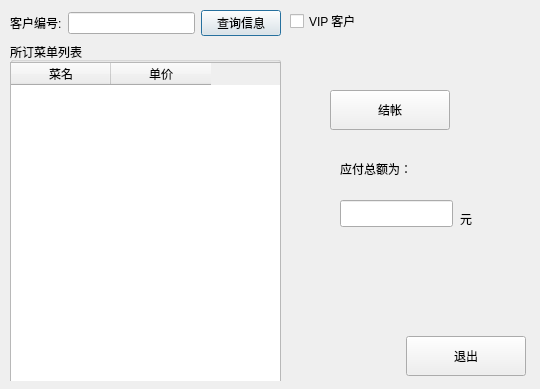
<?xml version="1.0" encoding="UTF-8"?>
<ui version="4.0">
 <class>dlgcount</class>
 <widget class="QDialog" name="dlgcount">
  <property name="geometry">
   <rect>
    <x>0</x>
    <y>0</y>
    <width>540</width>
    <height>389</height>
   </rect>
  </property>
  <property name="windowTitle">
   <string>Dialog</string>
  </property>
  <widget class="QCheckBox" name="cbVip">
   <property name="geometry">
    <rect>
     <x>290</x>
     <y>10</y>
     <width>97</width>
     <height>22</height>
    </rect>
   </property>
   <property name="text">
    <string>VIP 客户</string>
   </property>
  </widget>
  <widget class="QWidget" name="layoutWidget">
   <property name="geometry">
    <rect>
     <x>10</x>
     <y>10</y>
     <width>271</width>
     <height>371</height>
    </rect>
   </property>
   <layout class="QGridLayout" name="gridLayout">
    <item row="0" column="0">
     <widget class="QLabel" name="label">
      <property name="text">
       <string>客户编号:</string>
      </property>
     </widget>
    </item>
    <item row="0" column="1">
     <widget class="QLineEdit" name="leClientID"/>
    </item>
    <item row="0" column="2">
     <widget class="QPushButton" name="pbSearchInfo">
      <property name="text">
       <string>查询信息</string>
      </property>
     </widget>
    </item>
    <item row="1" column="0" colspan="3">
     <widget class="QGroupBox" name="groupBox">
      <property name="title">
       <string>所订菜单列表</string>
      </property>
      <widget class="QTableWidget" name="twList">
       <property name="geometry">
        <rect>
         <x>0</x>
         <y>20</y>
         <width>271</width>
         <height>321</height>
        </rect>
       </property>
       <column>
        <property name="text">
         <string>菜名</string>
        </property>
       </column>
       <column>
        <property name="text">
         <string>单价</string>
        </property>
       </column>
      </widget>
     </widget>
    </item>
   </layout>
  </widget>
  <widget class="QLabel" name="label_3">
   <property name="geometry">
    <rect>
     <x>460</x>
     <y>210</y>
     <width>21</width>
     <height>17</height>
    </rect>
   </property>
   <property name="text">
    <string>元</string>
   </property>
  </widget>
  <widget class="QPushButton" name="pbCount">
   <property name="geometry">
    <rect>
     <x>330</x>
     <y>90</y>
     <width>120</width>
     <height>40</height>
    </rect>
   </property>
   <property name="text">
    <string>结帐</string>
   </property>
  </widget>
  <widget class="QLineEdit" name="leMoney">
   <property name="geometry">
    <rect>
     <x>340</x>
     <y>200</y>
     <width>113</width>
     <height>27</height>
    </rect>
   </property>
  </widget>
  <widget class="QLabel" name="label_2">
   <property name="geometry">
    <rect>
     <x>340</x>
     <y>160</y>
     <width>101</width>
     <height>17</height>
    </rect>
   </property>
   <property name="text">
    <string>应付总额为：</string>
   </property>
  </widget>
  <widget class="QPushButton" name="pbExit">
   <property name="geometry">
    <rect>
     <x>406</x>
     <y>336</y>
     <width>120</width>
     <height>40</height>
    </rect>
   </property>
   <property name="text">
    <string>退出</string>
   </property>
  </widget>
 </widget>
 <resources/>
 <connections/>
</ui>
